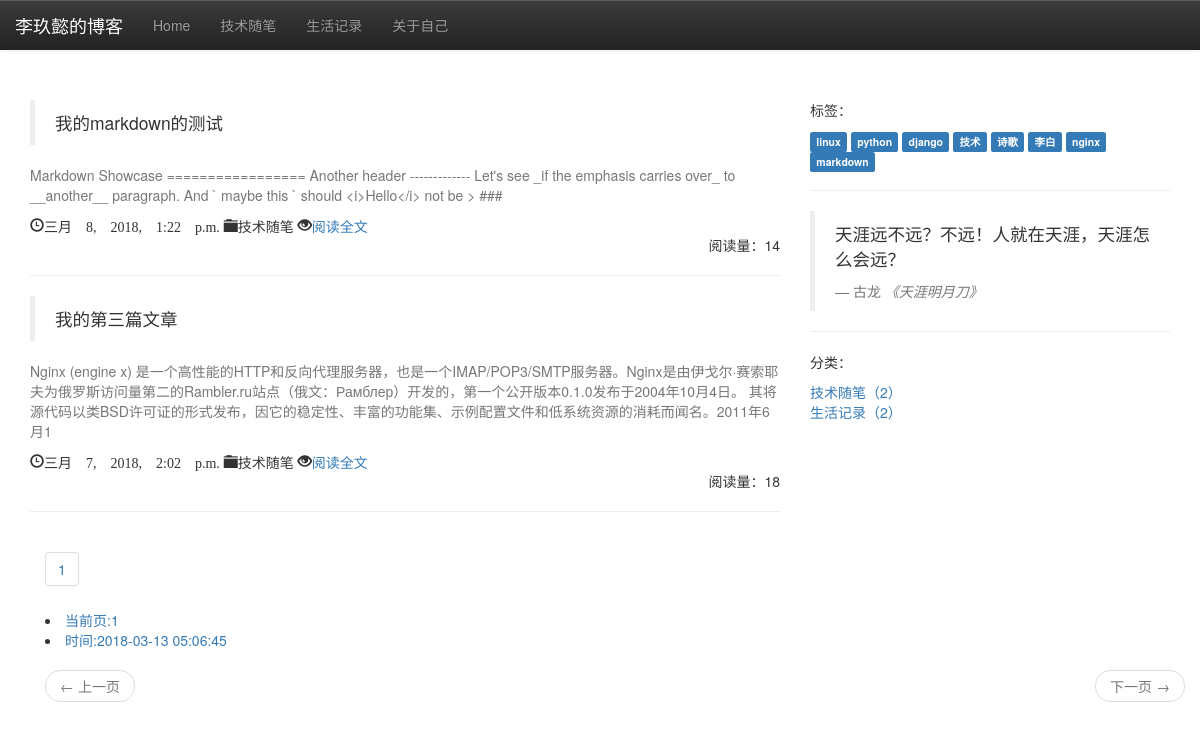
The page /learn/ on the database its author committed.
### blog/models.py (models this page shows, shortened)
class Blog(models.Model):
    title = models.CharField(max_length=50, verbose_name='题目')
    content = models.TextField(verbose_name='内容')
    created_time = models.DateTimeField(auto_now_add=True, verbose_name='创建时间')
    changed_time = models.DateTimeField(auto_now=True, verbose_name='修改时间')
    tag = models.ManyToManyField(Tag,verbose_name='标签')
    category = models.ForeignKey(Category, on_delete=models.CASCADE,verbose_name='分类')
    view_count=models.IntegerField(default=0,verbose_name='阅读量')
    class Meta:
        ordering = ['-created_time']
        db_table = '博客'
        verbose_name_plural = '博客'

class Category(models.Model):
    category = models.CharField(max_length=20, verbose_name='分类')
    def __str__(self):
        return self.category
    class Meta:
        db_table = '分类'
        verbose_name_plural = '博客分类'

class Tag(models.Model):
    tag = models.CharField(max_length=20, verbose_name='标签')
    def __str__(self):
        return  self.tag
    class Meta:
        db_table = '标签'
        verbose_name_plural = '博客标签'

### blog/views.py (the view)
# urls.py: path('learn/',views.LearnView.as_view(),name = 'learn'),
class LearnView(IndexView):
    model = models.Blog
    queryset = models.Blog.objects.filter(category__category__contains='技术随笔')

### blog/views.py (called while the page is built)
    def get_context_data(self, *, object_list=None, **kwargs):
        context =super(IndexView, self).get_context_data(**kwargs)
        context['tags'] = models.Tag.objects.all()
        context['time'] = time.strftime('%Y-%m-%d %H:%M:%S',time.localtime(time.time()))
        context['blog_category_learn'] = models.Blog.objects.filter(category__category__contains='技术随笔').count()
        context['blog_category_life'] = models.Blog.objects.filter(category__category__contains='生活笔记').count()
        context['archive']=models.Blog.objects.datetimes('created_time','month',order='DESC',)
        return context

### templates/index.html (shortened to what this page needs)
{% load static %}
<!DOCTYPE html>
<html lang="zh-CN">
<head>
<link rel="stylesheet" href="https://cdn.bootcss.com/bootstrap/3.3.7/css/bootstrap.min.css">
<link rel="stylesheet" href="https://cdn.bootcss.com/bootstrap/3.3.7/css/bootstrap-theme.min.css">
</head>
<body>
 <div class="container">
     <div class="row">
         <nav class="nav navbar-default navbar-fixed-top navbar-inverse" role="navigation">
             <a href="#" class="navbar-brand ">李玖懿的博客</a>
             <div id="navbar" class="collapse navbar-collapse">
                 <ul id="mytab" class="navbar-nav nav">
                     <li ><a href="{% url 'index' %}">Home</a></li>
                     <li ><a href="{% url 'learn' %}">技术随笔</a></li>
                     <li ><a href="{% url 'life' %}">生活记录</a> </li>
                     <li ><a href="">关于自己</a> </li>
                 </ul>
             </div>
         </nav>
     </div>
 </div>
 <br>
 <br>
 <br>
 <br>
 <br>
 <div class="container">
     <div class="row">
         <div class="col-md-8">
             {% for blog in blogs %}
                 <blockquote>{{ blog.title }}</blockquote>
                 <p class="text-muted">{{ blog.content|truncatechars:200 }}</p>
                 <span class="glyphicon glyphicon-time" aria-hidden="true">{{ blog.created_time}}  </span>
                 <span class="glyphicon glyphicon-folder-close" aria-hidden="true">{{ blog.category }}</span>
                 <span class="glyphicon glyphicon-eye-open" aria-hidden="true"><a href="{% url 'index' %}blog/{{ blog.id }}">阅读全文</a></span>
                 <p class="text-right">阅读量：{{ blog.view_count }}</p>
                 <hr>
             {% endfor %}
             <div class="container">
                 <nav aria-label="Page navigation  ">
                     <ul class="pagination">
                         {% for i in paginator.page_range %}
                             <li><a href= "{% url 'index'%}?page={{ i }}">{{ i }}</a></li>
                         {% endfor %}
                     </ul>
                     <li><a href= "">当前页:{{ page_obj.number}}</a></li>
                     <li><a href= "">时间:{{ time}}</a></li>
                </nav>
             <nav aria-label="...">
                 <ul class="pager">
                     {% if page_obj.has_previous %}
                         <li class="previous active"><a href="{% url 'index' %}?page={{ page_obj.previous_page_number }}"><span aria-hidden="true">&larr;</span> 上一页</a></li>
                     {% else %}
                         <li class="previous disabled"><a ><span aria-hidden="true">&larr;</span> 上一页</a></li>
                     {% endif %}
                     {% if page_obj.has_next %}
                         <li class="next active"><a href="{% url 'index' %}?page={{ page_obj.next_page_number }}">下一页 <span aria-hidden="true">&rarr;</span></a></li>
                     {% else %}
                         <li class="next disabled"><a >下一页 <span aria-hidden="true">&rarr;</span></a></li>
                     {% endif %}
                 </ul>
             </div>
         </div>
         <div class="col-md-4">
             <p>标签：</p>
             {% for tag in tags %}
                 <span class="label label-primary ">{{ tag }}</span>
             {% endfor %}
             <hr>
         <blockquote>
             <p>天涯远不远？不远！人就在天涯，天涯怎么会远？</p>
             <footer>古龙 <cite title="Source Title">《天涯明月刀》</cite></footer>
         </blockquote>
         <hr>
         <p>分类：</p>
         <a href="{% url 'learn' %}">技术随笔（{{ blog_category_learn }}）</a>
         <br>
         <a href="{% url 'life' %}">生活记录（{{ blog_category_life  }}）</a>
         </div>
     </div>
 </div>
</body>
</html>

### rows shown on the page
Blog: title "我的markdown的测试", content "Markdown Showcase ================= Another header ------------- Let's see _if the emphasis carries over_ to __another__ paragraph. And ` maybe this ` should <i>Hello</i> not be > ###", created_time "三月 8, 2018, 1:22 p.m.", category "技术随笔", view_count "14"
Blog: title "我的第三篇文章", content "Nginx (engine x) 是一个高性能的HTTP和反向代理服务器，也是一个IMAP/POP3/SMTP服务器。Nginx是由伊戈尔·赛索耶夫为俄罗斯访问量第二的Rambler.ru站点（俄文：Рамблер）开发的，第一个公开版本0.1.0发布于2004年10月4日。 其将源代码以类BSD许可证的形式发布，因它的稳定性、丰富的功能集、示例配置文件和低系统资源的消耗而闻名。2011年6月1", created_time "三月 7, 2018, 2:02 p.m.", category "技术随笔", view_count "18"
Tag: tag "linux"
Tag: tag "python"
Tag: tag "django"
Tag: tag "技术"
Tag: tag "诗歌"
Tag: tag "李白"
Tag: tag "nginx"
Tag: tag "markdown"

### other values the page prints
{{ i }} "1"
{{ page_obj.number }} "1"
{{ time }} "2018-03-13 05:06:45"
{{ blog_category_learn }} "2"
{{ blog_category_life }} "2"
